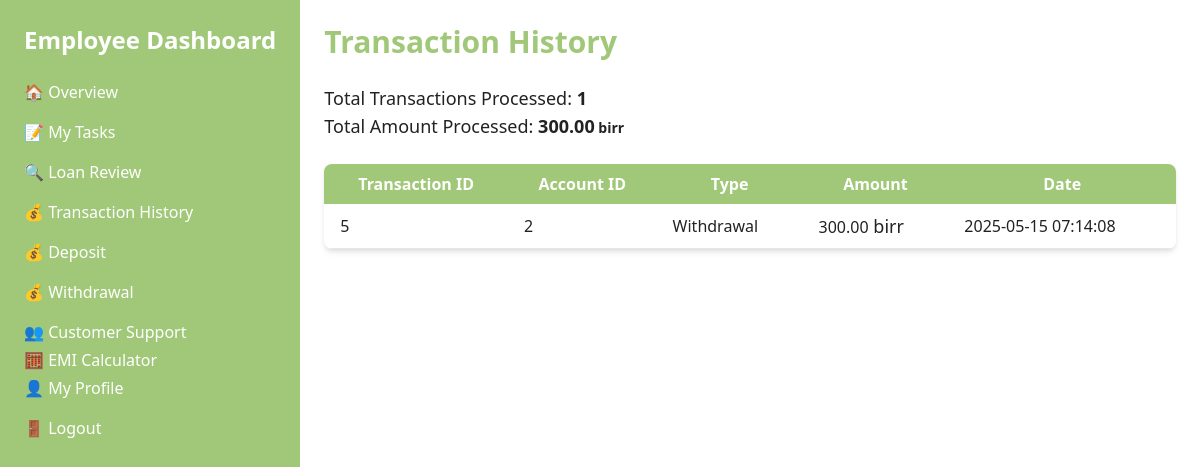
Screenshot of /employee_transactions.php (signed in) with the database file from the repository.
### tables this page shows
CREATE TABLE Transactions (
    transaction_id INT PRIMARY KEY AUTO_INCREMENT,
    account_id INT NOT NULL,
    transaction_type ENUM('Deposit', 'Withdrawal', 'Transfer') NOT NULL,
    amount DECIMAL(10,2) NOT NULL CHECK(amount > 0),
    transaction_date TIMESTAMP DEFAULT CURRENT_TIMESTAMP,
    processed_by INT NOT NULL,
    FOREIGN KEY (account_id) REFERENCES Accounts(account_id),
    FOREIGN KEY (processed_by) REFERENCES Employees(employee_id)
);

### employee_transactions.php (the view, shortened to what this page needs)
<?php
require 'db_connection.php';
$employee_id = $_SESSION['user_id'];
$transactions   = [];
$totalAmount    = 0;
$query = "SELECT transaction_id, account_id, transaction_type, amount, transaction_date
          FROM transactions
          WHERE processed_by = ?
          ORDER BY transaction_date DESC";
$stmt = $conn->prepare($query);
$stmt->bind_param("i", $employee_id);
$stmt->execute();
$result = $stmt->get_result();
while ($row = $result->fetch_assoc()) {
    $transactions[] = $row;
    $totalAmount    += $row['amount'];
}
$transactionCount = count($transactions);
?>
<!DOCTYPE html>
<html lang="en">
<head>
    <link href="https://cdn.jsdelivr.net/npm/tailwindcss@2.2.16/dist/tailwind.min.css" rel="stylesheet">
    <link href="styles.css" rel="stylesheet">
</head>
<body class="bg-2 text-color2">
    <div class="flex">
        <aside class="w-[25%] bg-primary text-white h-screen p-6 sticky">
            <h2 class="text-2xl font-bold mb-6">Employee Dashboard</h2>
            <nav>
                <ul>
                    <li class="mb-4">
                        <a href="employee_dashboard.php" class="hover:text-color3">🏠 Overview</a>
                    </li>
                    <li class="mb-4">
                        <a href="employee_tasks.php" class="hover:text-color3">📝 My Tasks</a>
                    </li>
                    <li class="mb-4">
                        <a href="loan_review.php" class="hover:text-color3">🔍 Loan Review</a>
                    </li>
                    <li class="mb-4">
                        <a href="employee_transactions.php" class="hover:text-color3">💰 Transaction History</a>
                    </li>
                    <li class="mb-4"><a href="employee_deposit.php" class="hover:text-color3">💰 Deposit</a>
                    <li class="mb-4">
                    <li class="mb-4"><a href="withdrawal.php" class="hover:text-color3">💰 Withdrawal</a>
                    </li>
                    <li>
                        <a href="customer_support.php" class="hover:text-color3">👥 Customer Support</a>
                    </li>
                    <li class="py-1"><a href="emi_calculator.php" class="hover:text-color3">🧮 EMI Calculator</a></li>
                    <li class="mb-4">
                        <a href="employee_profile.php" class="hover:text-color3">👤 My Profile</a>
                    </li>
                    <li class="mb-4">
                        <a href="logout.php" class="hover:text-color3">🚪 Logout</a>
                    </li>
                </ul>
            </nav>
        </aside>
        <main class="flex-grow p-6 h-screen w-[75%] overflow-auto">
            <h1 class="text-3xl font-bold mb-6 text-color3">Transaction History</h1>
            <div class="mb-6">
                <p class="text-lg">
                    Total Transactions Processed: <span class="font-semibold"><?php echo $transactionCount; ?></span>
                </p>
                <p class="text-lg">
                    Total Amount Processed: <span
                        class="font-semibold"><?php echo number_format($totalAmount, 2); ?><span class="text-sm">
                            birr<span></span>
                </p>
            </div>
            <?php if ($transactionCount > 0): ?>
            <div class="bg-white shadow-md rounded-lg overflow-auto">
                <table class="w-full">
                    <thead class="bg-primary text-white">
                        <tr>
                            <th class="px-4 py-2">Transaction ID</th>
                            <th class="px-4 py-2">Account ID</th>
                            <th class="px-4 py-2">Type</th>
                            <th class="px-4 py-2">Amount</th>
                            <th class="px-4 py-2">Date</th>
                        </tr>
                    </thead>
                    <tbody>
                        <?php foreach ($transactions as $trans): ?>
                        <tr class="border-b hover:bg-gray-100">
                            <td class="px-4 py-2"><?php echo htmlspecialchars($trans['transaction_id']); ?></td>
                            <td class="px-4 py-2"><?php echo htmlspecialchars($trans['account_id']); ?></td>
                            <td class="px-4 py-2"><?php echo htmlspecialchars($trans['transaction_type']); ?></td>
                            <td class="px-4 py-2"><?php echo number_format($trans['amount'], 2); ?><span
                                    class="text-lg">
                                    birr</span></td>
                            <td class="px-4 py-2"><?php echo htmlspecialchars($trans['transaction_date']); ?></td>
                        </tr>
                        <?php endforeach; ?>
                    </tbody>
                </table>
            </div>
            <?php else: ?>
            <div class="bg-white shadow-md rounded-lg p-6 text-center">
                <p>No transactions found.</p>
            </div>
            <?php endif; ?>
        </main>
    </div>
</body>
</html>

### styles.css (style rules this page uses)
:root { --primary-color: #a0c878; --secondary-color: #ddeb9d; --color2-color: #fafge9; --color3-color: #fffdfg; --color4-color: #333; --color5-color: #222; }
.bg-primary { background-color: var(--primary-color); }
.bg-2 { background-color: var(--color2-color); }
.text-color2 { color: var(--color5-color); }
.text-color3 { color: var(--primary-color); }
body { background-color: var(--color3-color); }

### rows the page displays
transactions: transaction_id "5", account "2", transaction_type "Withdrawal", amount "300.00", transaction_date "2025-05-15 07:14:08"

### other values shown
$transactionCount "1"
$totalAmount "300.00"
